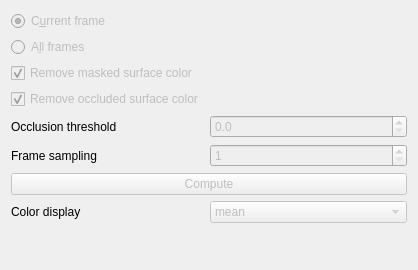
<?xml version="1.0" encoding="UTF-8"?>
<ui version="4.0">
 <class>ColorizeSurfaceOptions</class>
 <widget class="QWidget" name="ColorizeSurfaceOptions">
  <property name="geometry">
   <rect>
    <x>0</x>
    <y>0</y>
    <width>418</width>
    <height>270</height>
   </rect>
  </property>
  <property name="windowTitle">
   <string>Form</string>
  </property>
  <layout class="QFormLayout" name="formLayout">
   <item row="0" column="0">
    <widget class="QRadioButton" name="radioButtonCurrentFrame">
     <property name="enabled">
      <bool>false</bool>
     </property>
     <property name="text">
      <string>C&amp;urrent frame</string>
     </property>
     <property name="checked">
      <bool>true</bool>
     </property>
     <attribute name="buttonGroup">
      <string notr="true">buttonGroup</string>
     </attribute>
    </widget>
   </item>
   <item row="1" column="0">
    <widget class="QRadioButton" name="radioButtonAllFrames">
     <property name="enabled">
      <bool>false</bool>
     </property>
     <property name="text">
      <string>A&amp;ll frames</string>
     </property>
     <property name="checked">
      <bool>false</bool>
     </property>
     <attribute name="buttonGroup">
      <string notr="true">buttonGroup</string>
     </attribute>
    </widget>
   </item>
   <item row="5" column="0">
    <widget class="QLabel" name="label">
     <property name="text">
      <string>Frame sampling</string>
     </property>
    </widget>
   </item>
   <item row="5" column="1">
    <widget class="QSpinBox" name="spinBoxFrameSampling">
     <property name="enabled">
      <bool>false</bool>
     </property>
     <property name="minimum">
      <number>1</number>
     </property>
    </widget>
   </item>
   <item row="6" column="0" colspan="2">
    <widget class="QPushButton" name="buttonCompute">
     <property name="enabled">
      <bool>false</bool>
     </property>
     <property name="text">
      <string>Compute</string>
     </property>
    </widget>
   </item>
   <item row="7" column="0">
    <widget class="QLabel" name="label_2">
     <property name="text">
      <string>Color display</string>
     </property>
    </widget>
   </item>
   <item row="7" column="1">
    <widget class="QComboBox" name="comboBoxColorDisplay">
     <property name="enabled">
      <bool>false</bool>
     </property>
     <item>
      <property name="text">
       <string>mean</string>
      </property>
     </item>
     <item>
      <property name="text">
       <string>median</string>
      </property>
     </item>
     <item>
      <property name="text">
       <string>count</string>
      </property>
     </item>
    </widget>
   </item>
   <item row="3" column="0">
    <widget class="QCheckBox" name="checkBoxRemoveOccluded">
     <property name="enabled">
      <bool>false</bool>
     </property>
     <property name="text">
      <string>Remove occluded surface color</string>
     </property>
     <property name="checked">
      <bool>true</bool>
     </property>
    </widget>
   </item>
   <item row="4" column="0">
    <widget class="QLabel" name="label_3">
     <property name="text">
      <string>Occlusion threshold</string>
     </property>
    </widget>
   </item>
   <item row="4" column="1">
    <widget class="QDoubleSpinBox" name="doubleSpinBoxOcclusionThreshold">
     <property name="enabled">
      <bool>false</bool>
     </property>
     <property name="toolTip">
      <string>Points at higher depth difference are considered occluded</string>
     </property>
     <property name="decimals">
      <number>1</number>
     </property>
     <property name="minimum">
      <double>0.000000000000000</double>
     </property>
     <property name="value">
      <double>0.000000000000000</double>
     </property>
    </widget>
   </item>
   <item row="2" column="0">
    <widget class="QCheckBox" name="checkBoxRemoveMasked">
     <property name="enabled">
      <bool>false</bool>
     </property>
     <property name="text">
      <string>Remove masked surface color</string>
     </property>
     <property name="checked">
      <bool>true</bool>
     </property>
    </widget>
   </item>
  </layout>
 </widget>
 <resources/>
 <connections/>
 <buttongroups>
  <buttongroup name="buttonGroup"/>
 </buttongroups>
</ui>
